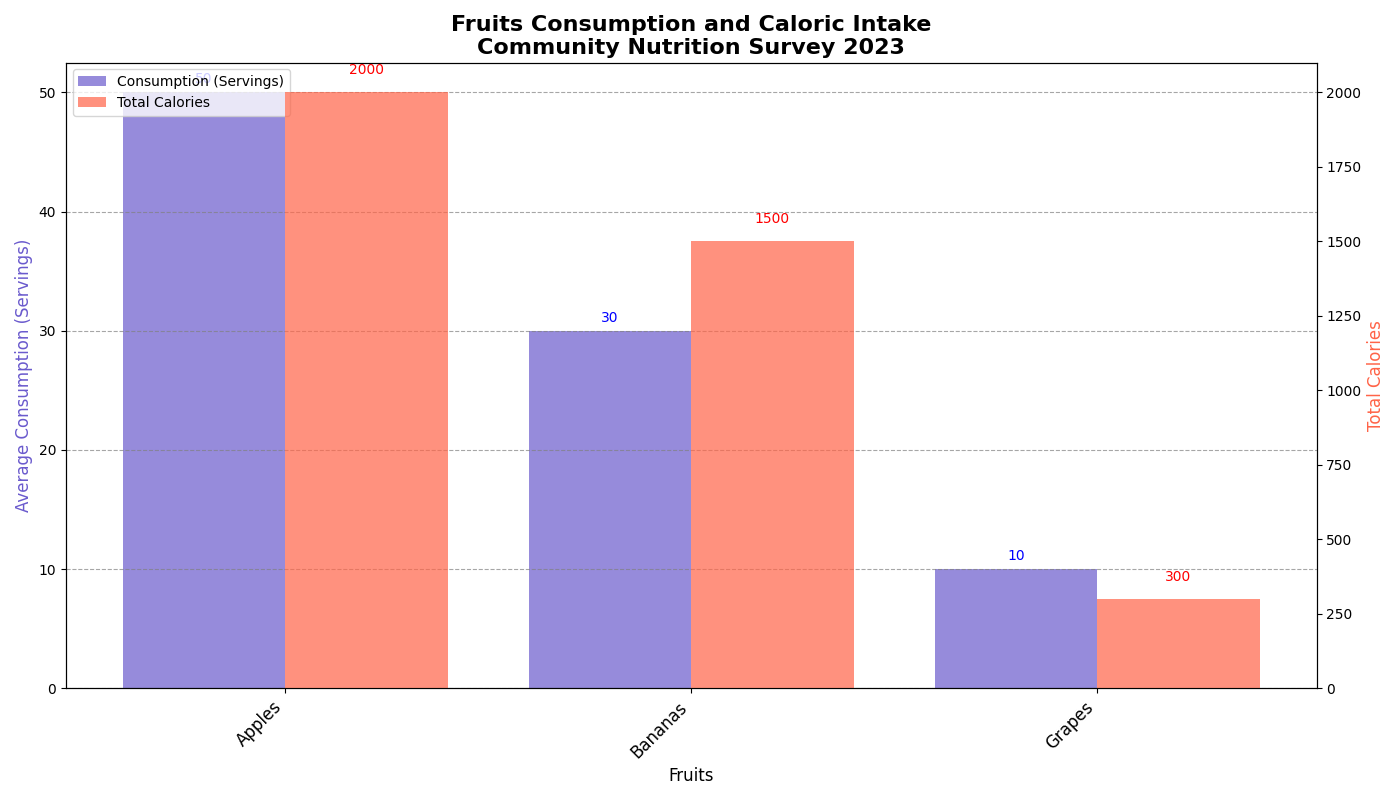

The script that drew this image:
import matplotlib.pyplot as plt
import numpy as np

# Adjusted to present the consumption and calories data of selected fruits after removal

# Updated fruits and their data
fruits = ['Apples', 'Bananas', 'Grapes'] # Removed Oranges and Strawberries
consumption_data = [50, 30, 10]        # Corresponding updated consumption data
calories_data = [2000, 1500, 300]      # Corresponding updated calories data

# Initialize the plot
fig, ax1 = plt.subplots(figsize=(14, 8))

# Set positions for the bars
x_pos = np.arange(len(fruits))
bar_width = 0.4

# Plotting the bar chart for the consumption data
bars1 = ax1.bar(x_pos, consumption_data, width=bar_width, color='#6A5ACD', label='Consumption (Servings)', alpha=0.7)

# Setting up a secondary y-axis for the calories data
ax2 = ax1.twinx()
bars2 = ax2.bar(x_pos + bar_width, calories_data, width=bar_width, color='#FF6347', label='Total Calories', alpha=0.7)

# Add data labels on top of the bars for consumption
for bar in bars1:
    yval = bar.get_height()
    ax1.text(bar.get_x() + bar.get_width()/2, yval + 0.5, int(yval), ha='center', va='bottom', fontsize=10, color='blue')

# Add data labels on top of the bars for calories
for bar in bars2:
    yval = bar.get_height()
    ax2.text(bar.get_x() + bar.get_width()/2, yval + 50, int(yval), ha='center', va='bottom', fontsize=10, color='red')

# Titles and labels
plt.title('Fruits Consumption and Caloric Intake\nCommunity Nutrition Survey 2023', fontsize=16, fontweight='bold')
ax1.set_xlabel('Fruits', fontsize=12)
ax1.set_ylabel('Average Consumption (Servings)', fontsize=12, color='#6A5ACD')
ax2.set_ylabel('Total Calories', fontsize=12, color='#FF6347')

# Customize x-axis with fruit names
ax1.set_xticks(x_pos + bar_width / 2)
ax1.set_xticklabels(fruits, fontsize=12, rotation=45, ha='right')

# Adding legends
bars = [bars1[0], bars2[0]]
legends = [bars1.get_label(), bars2.get_label()]
ax1.legend(bars, legends, loc='upper left')

# Enhancing y-axis visibility with grid lines
ax1.yaxis.grid(True, linestyle='--', which='major', color='grey', alpha=0.7)

# Automatically adjust layout to prevent overlaps
plt.tight_layout()

# Display the plot
plt.show()
